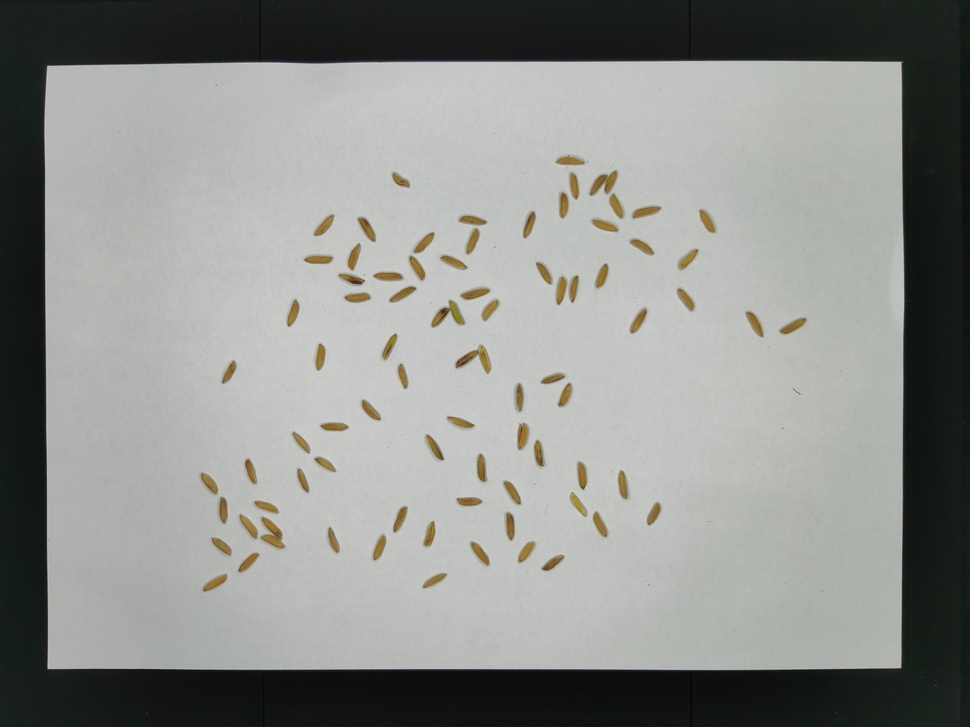
#> input picture interface/Pictures/IMG_20211102_095452.jpg, 970 x 727 px, shrunk from 3648 x 2736 before the run; its folder holds only this picture in this run
$ python -i grainTypeParameter.py   (imports and definitions only)
#> lines starting #> are read from the running program, lines starting #| are printed output that depends on the picture; after the words box and inside, x2 and y2 are one past the last pixel; in counts of white or black regions, pixels touching at a corner belong together
### interface/IP_Functions/grainSegmentation_1.py
# -*- coding: utf-8 -*-
import argparse
import cv2
import numpy as np
from sklearn.cluster import KMeans
from scipy.ndimage import correlate


def grainSegmentation(f_path):
#> called with f_path = '../Pictures/IMG_20211102_095452.jpg'
    global grain_bw

    # 一、Segmentation of grains based on k-means clustering algorithm

    # Read the image, supporting common formats like bmp, jpg, png, tiff, etc.
    I = cv2.imread(f_path)
#> I is the input picture: shape (727, 970, 3); mean B, G, R 139.8, 143.6, 141.7
    I = cv2.cvtColor(I, cv2.COLOR_BGR2RGB)

    I = np.double(I)
    I_gray = I[:, :, 0]
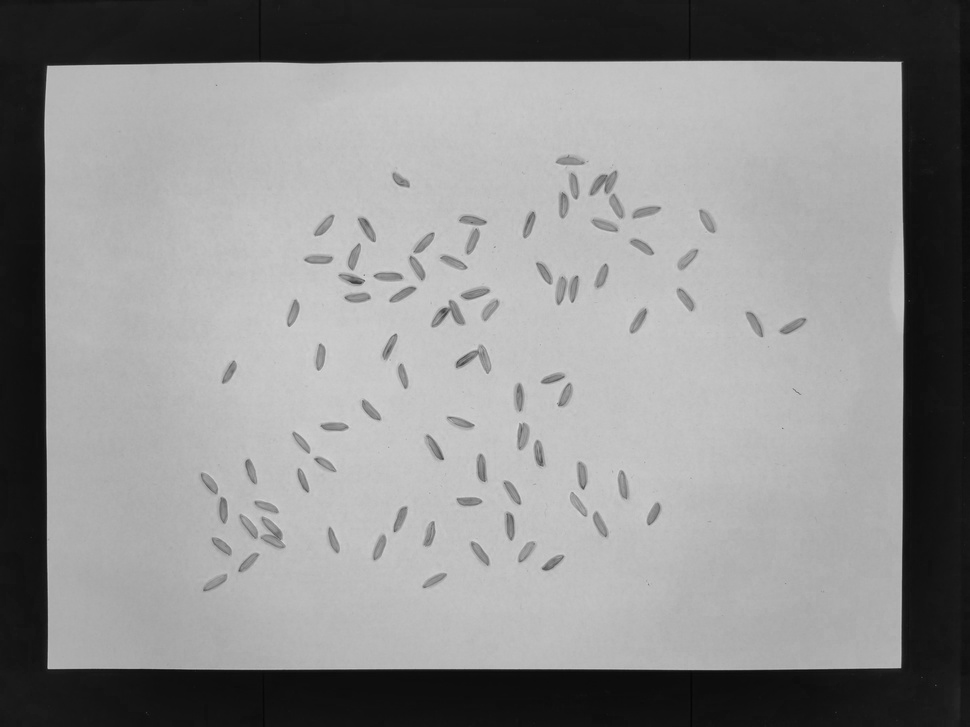
#> I_gray: shape (727, 970) float64; min 4, max 214, mean 141.7
    size1 = I.shape
#> size1 = (727, 970, 3)
    I_column = np.reshape(I, (size1[0] * size1[1], 3))

    thr1 = 60
    thr2 = 60
    I1 = I_column[:, 0] - I_column[:, 2]
    I1[I1 >= thr1] = 30
    I2 = I_column[:, 1] - I_column[:, 2]
    I2[I2 >= thr2] = 30
    I4 = np.sum(I_column, axis=1)
    I1 = np.column_stack((I1, I2))
#> I1 = 705190 pairs, first value -13 to 59, second value -14 to 59
    np.set_printoptions(threshold=np.inf)

    matrix1 = np.array([[40, 40], [0, 0]])
    kmeans = KMeans(n_clusters=2, init=matrix1)
    kmeans.fit(I1)
    idx = kmeans.labels_
    idx = idx.astype(int) - 1
    temp1 = np.nanmean(I4[idx == 0])
#> temp1 = 427.2
    temp2 = np.mean(I4[idx == 1])
#> temp2 = nan
    if temp1 > temp2:
        idx = ~idx
    idx_reshape = np.reshape(idx, (size1[0], size1[1]))
    idx_reshape = np.uint8(idx_reshape)

    # 二、Fine segmentation of grains based on Gaussian filtering

    # 1. Remove smaller connected components
    I1 = idx_reshape
    num, labels, stats, _ = cv2.connectedComponentsWithStats(I1.astype(np.uint8), 4)
#> num = 81

    for i in range(1, num):
        if stats[i, cv2.CC_STAT_AREA] < 80:
            labels[labels == i] = 0
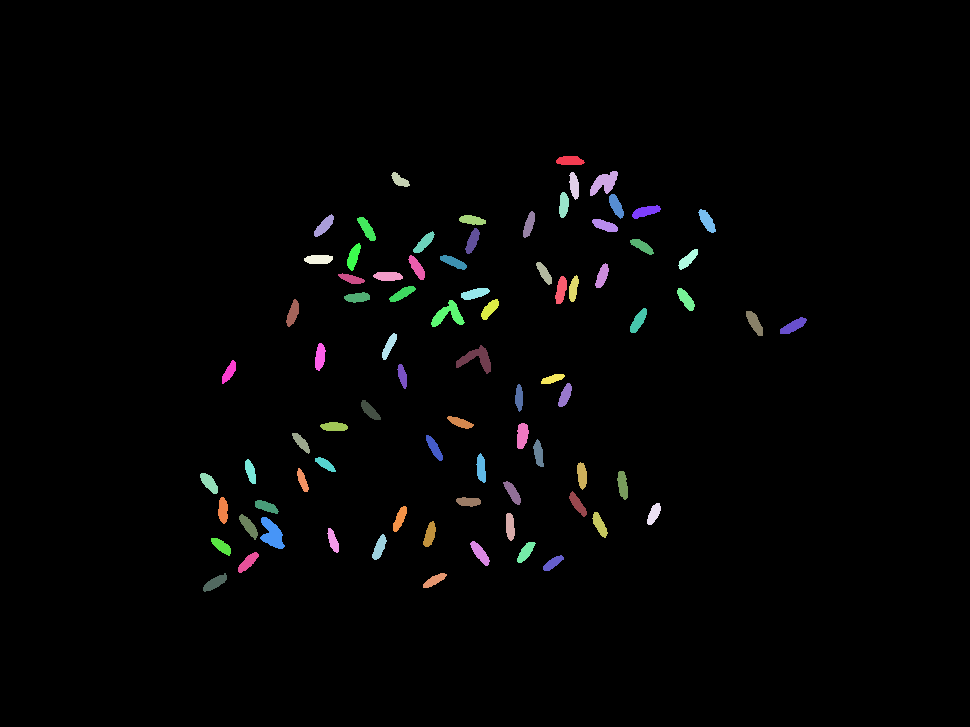
#> labels: shape (727, 970) int32; 81 distinct labels, from 0 to 80; one colour per label, 0 black

    I1 = labels.astype(bool)
    I1 = I1.astype(np.uint8)

    # 2. Fill holes in contours
    contours, _ = cv2.findContours(I1, cv2.RETR_EXTERNAL, cv2.CHAIN_APPROX_SIMPLE)
#> I1: shape (727, 970); values 0 (black) and 1 (white), 2.4% white; 80 white regions, largest, box (x1, y1, x2, y2) and area: (260, 517, 285, 549) 456, (456, 345, 491, 374) 421, (431, 300, 465, 327) 403
    for contour in contours:
        cv2.drawContours(I1, [contour], 0, 255, cv2.FILLED)
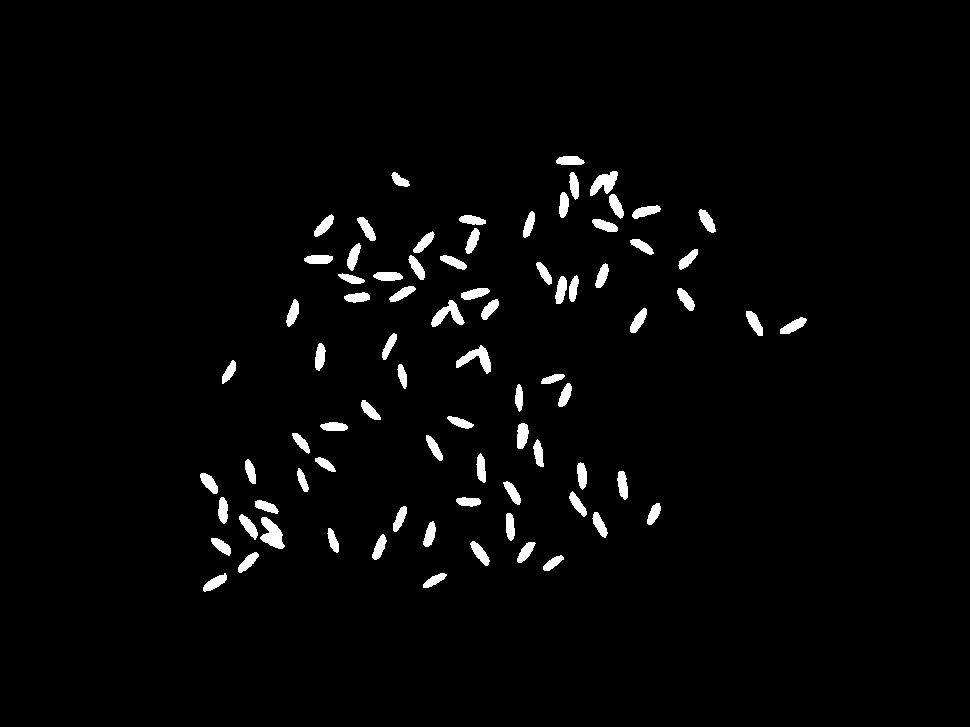
#> I1: shape (727, 970); 2.4% white; 80 white regions

    I1 = I1.astype(np.uint8)

    # 3. Label connected components
    numObjects, labeled = cv2.connectedComponents(I1, connectivity=4)
#> numObjects = 81
    numObjects = np.max(labeled)
#> numObjects = 80

    # 4. Shrink each connected region of grains
    each_grain_area_histogram = np.zeros((numObjects, 256))
    for i in range(size1[0]):
        for j in range(size1[1]):
            temp = labeled[i, j]
            if temp != 0:
                temp1 = I_gray[i, j]
                each_grain_area_histogram[temp - 1, int(temp1)] = each_grain_area_histogram[temp - 1, int(temp1)] + 1
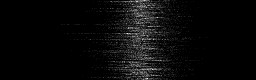
#> each_grain_area_histogram: shape (80, 256) float64; min 0, max 22, mean 0.8; drawn with min black and max white

    each_grain_area_histogram_inflection_position = np.zeros((numObjects, 1))
#> each_grain_area_histogram_inflection_position = 80 values from 0 to 0

    x = np.arange(1, 257)
    d = 5
    initial1 = 150

    # Smoothing histograms with Gaussian filtering and polynomial fitting
    for i in range(numObjects):
        h = np.multiply(cv2.getGaussianKernel(1, 7.5), (cv2.getGaussianKernel(100, 7.5)).T).flatten()
        arr_2d = np.zeros((100, 100))
        arr_2d[:h.size] = h.reshape((h.size, 1))
        each_grain_area_histogram[i, :] = correlate(each_grain_area_histogram[i, :].astype(np.float64), h, mode='reflect')

        y = each_grain_area_histogram[i, :].astype(np.double)
        r = np.polyfit(x, y, d)

        yvals = np.polyval(r, range(initial1, 256))
        indx1 = np.argmax(yvals)
        indx1 = indx1 + initial1 - 2
        for k in reversed(list(range(2, indx1 + 1))):
            temp1 = r[0] * k**5 + r[1] * k**4 + r[2] * k**3 + r[3] * k**2 + r[4] * k + r[5]
            temp2 = r[0] * (k - 1)**5 + r[1] * (k - 1)**4 + r[2] * (k - 1)**3 + r[3] * (k - 1)**2 + r[4] * (k - 1) + r[5]
            temp3 = r[0] * (k + 1)**5 + r[1] * (k + 1)**4 + r[2] * (k + 1)**3 + r[3] * (k + 1)**2 + r[4] * (k + 1) + r[5]
            if temp1 <= temp2 and temp1 <= temp3:
                break

        each_grain_area_histogram_inflection_position[i, 0] = k
#> this loop made 80 passes
#> (r, indx1) on passes 1 to 10: ([4.33e-10, -2.45e-07, 4.54e-05, -0.00301, 0.0607, -0.18], 151), ([2.99e-10, -1.25e-07, 8.6e-06, 0.00149, -0.122, 1.39], 148), ([1.86e-10, -9.5e-08, 1.4e-05, -0.000425, -0.0141, 0.293], 148), ([3.84e-10, -2.17e-07, 3.97e-05, -0.00258, 0.0499, -0.126], 150), ([2.54e-10, -1.3e-07, 1.94e-05, -0.000636, -0.0164, 0.373], 148), ([4.57e-10, -2.62e-07, 4.92e-05, -0.00338, 0.0739, -0.284], 151), ([3.93e-10, -2.15e-07, 3.69e-05, -0.00206, 0.0236, 0.133], 148), ([5.19e-10, -3.02e-07, 5.84e-05, -0.00423, 0.102, -0.497], 153), ([1.22e-10, -4.58e-08, 8.09e-07, 0.00102, -0.0677, 0.715], 148), ([4.02e-10, -2.26e-07, 4.13e-05, -0.00265, 0.0501, -0.113], 150)
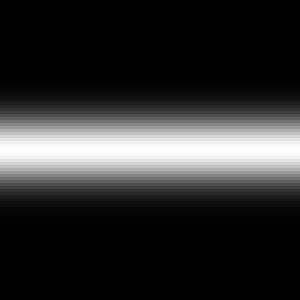
#> arr_2d: shape (100, 100) float64 (shown 3 times larger); min 1.85e-11, max 0.0532, mean 0.01; drawn with min black and max white
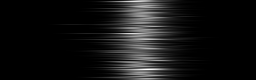
#> each_grain_area_histogram: shape (80, 256) float64; min 0, max 10.55, mean 0.835; drawn with min black and max white
#> after the loop, each_grain_area_histogram_inflection_position = 80 values, max 70 at index 60, min 26 at index 24, mean 47.15

    # 5. Remove shadow parts
    for i in range(size1[0]):
        for j in range(size1[1]):
            temp = labeled[i, j]
            if temp != 0:
                if each_grain_area_histogram_inflection_position[temp - 1, 0] != 0 \
                        and I_gray[i, j] < each_grain_area_histogram_inflection_position[temp - 1, 0]:
                    I1[i, j] = 0
                    labeled[i, j] = 0
#> labeled: shape (727, 970) int32; 81 distinct labels, from 0 to 80

    # 6. Remove smaller connected components again
    num, labels, stats, _ = cv2.connectedComponentsWithStats(I1.astype(np.uint8), 4)

    for i in range(1, num):
        if stats[i, cv2.CC_STAT_AREA] < 80:
            labels[labels == i] = 0

    grain_bw = labels.astype(bool)

    return grain_bw

### interface/IP_Functions/getOptimalSingleGrainArea_1.py
# -*- coding: utf-8 -*-
from skimage.measure import label, regionprops
import numpy as np
import cv2
from interface.IP_Functions import grainSegmentation_1

def getOptimalSingleGrainArea(filePath):
    global one_grain_area
    global each_grain_area

    # I. Input Data Preparation

    # 1. [labeled, numObjects] = bwlabel(grain_bw, 4)
    grain_bw = grainSegmentation_1.grainSegmentation(filePath)
    grain_bw = np.uint8(grain_bw)  # Convert image data type to uint8

    numObjects, labeled = cv2.connectedComponents(grain_bw, connectivity=4)
#> numObjects = 81

    # Get the maximum number of connected components
    numObjects = np.max(labeled)
#> numObjects = 80

    # 2. regionprops and cell2mat corresponding function: each_grain_area results are not quite right
    l = label(labeled)  # Get the labeled image
    each_grain_area = regionprops(l)
#> l: shape (727, 970) int64; 81 distinct labels, from 0 to 80
    each_grain_area = np.array([prop.area for prop in each_grain_area])

    # 3. sort_each_grain_area and indx
    sort_each_grain_area = np.sort(each_grain_area)
#> sort_each_grain_area = 80 values from 152 to 456
    indx = np.argsort(each_grain_area)
    smooth_sort_each_grain_area = sort_each_grain_area
#> smooth_sort_each_grain_area = 80 values from 152 to 456

    # 4. sort_each_grain_area_grad2
    sort_each_grain_area_grad = np.gradient(smooth_sort_each_grain_area, 1)
    sort_each_grain_area_grad2 = np.gradient(sort_each_grain_area_grad, 1)

    # II. Calculate the Optimal Single Grain Area

    numObjects = len(sort_each_grain_area_grad2)
    start0 = 0
    end0 = 0

    for i in range(1, numObjects - 1):
        if sort_each_grain_area_grad2[i - 1] < 0 and sort_each_grain_area_grad2[i + 1] > 0:
            start0 = i
            break

    for i in range(start0, numObjects - 1):
        temp = (sort_each_grain_area[i + 3] - sort_each_grain_area[i]) / sort_each_grain_area[i]
        if temp > 0.2:
            end0 = i
            break

    if end0 == 0:
        end0 = numObjects

    # III. Determine the Optimal Single Grain Area

    min_error = 1000000

    for i in range(start0, end0 + 1):
        total_error = 0
        total_number = 0
        for j in range(start0, end0 + 1):
            temp1 = int(sort_each_grain_area[j] / sort_each_grain_area[i])
            temp3 = sort_each_grain_area[j] / sort_each_grain_area[i]
            if temp1 == 0 or temp1 == 1:
                total_error += abs(1 - temp3)
                total_number += 1

        total_error /= total_number
        if total_error < min_error:
            min_error = total_error
            one_grain_area = sort_each_grain_area[i]
            opt_grain_index = indx[i]

    numObjects = len(each_grain_area)
    threshold2 = 0.5
    threshold1 = 0.5
    contain = np.zeros((numObjects, 2))

    for i in range(numObjects):
        temp1 = int((each_grain_area[i] / one_grain_area))
        temp2 = each_grain_area[i] / one_grain_area - temp1
        contain[i, 0] = i + 1

        if temp1 == 0 and temp2 > threshold2:
            contain[i, 1] = 1
        elif temp1 > 0 and temp2 > threshold1:
            contain[i, 1] = temp1 + 1
        elif temp1 > 0 and temp2 < threshold1:
            contain[i, 1] = temp1

    totalNum = np.sum(contain[:, 1])
    return grain_bw, labeled, opt_grain_index, numObjects, each_grain_area, one_grain_area, totalNum

### interface/IP_Functions/grainTypeParameter.py
# -*- coding: utf-8 -*-
import numpy as np
from skimage.measure import label, regionprops
from interface.IP_Functions import getOptimalSingleGrainArea_1
import cv2


def grainTypeParameter(filePath):
    # 一、Elliptical fitting to separate adherent grains
    global bw_s1, touchedBW, opt_perimeter, one_grain_area

    grain_bw1, labeled, opt_grain_index, numObjects, each_grain_area, one_grain_area, totalNum = getOptimalSingleGrainArea_1.getOptimalSingleGrainArea(filePath)

    image_part = np.uint8(labeled == (opt_grain_index + 1))

    image_part = label(image_part)  # Get the labeled image
    girth = regionprops(image_part)
#> image_part: shape (727, 970) int64; values 0 (black) and 1 (white), 0.03% white; 1 white region, box (x1, y1, x2, y2) and area: (389, 286, 416, 302) 209
    girth = np.array([prop.perimeter for prop in girth])
    opt_perimeter = girth[0]  # Optimal perimeter of a single grain

    bw_s1 = grain_bw1.copy()
    touchedBW = grain_bw1.copy()

    for i in range(numObjects):
        if 0.5 * one_grain_area < each_grain_area[i] < 1.4 * one_grain_area:
            touchedBW[labeled == (i + 1)] = 0  # Remove single grain from binary image
#> touchedBW: shape (727, 970); values 0 (black) and 1 (white), 0.24% white; 4 white regions

    common_part = np.logical_and(bw_s1, touchedBW).astype(np.int64)
    bw_s1 = bw_s1 - common_part

    # touchedBW = imfill(touchedBW, 'holes');
    touchedBW = touchedBW.astype(np.uint8)
    contours, _ = cv2.findContours(touchedBW, cv2.RETR_EXTERNAL, cv2.CHAIN_APPROX_SIMPLE)
    for contour in contours:
        cv2.drawContours(touchedBW, [contour], 0, 255, cv2.FILLED)
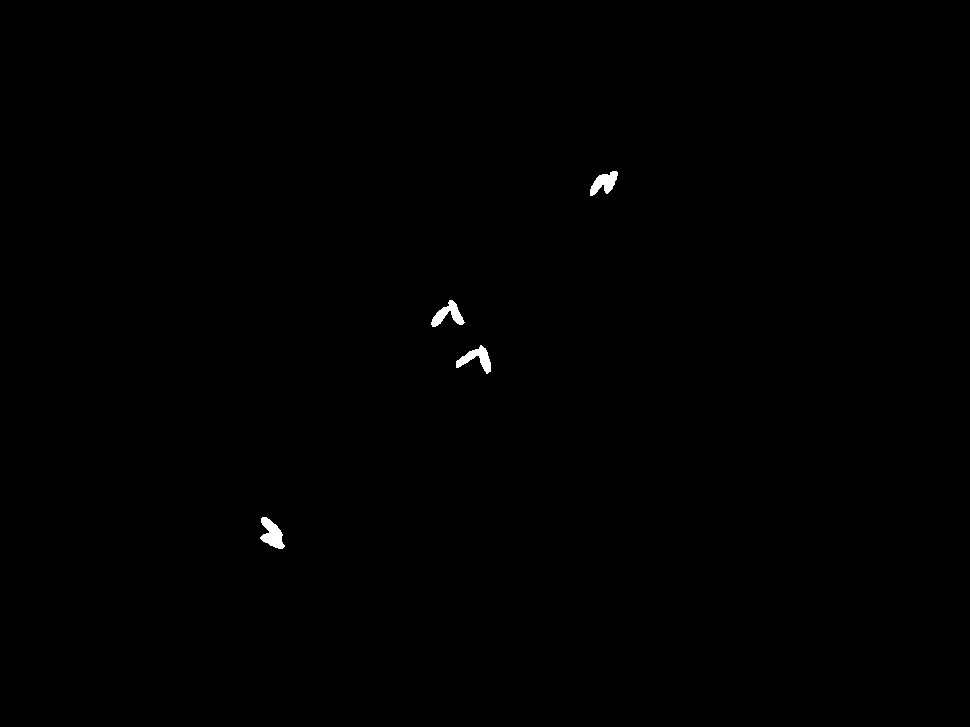
#> touchedBW: shape (727, 970); 0.24% white; 4 white regions, box (x1, y1, x2, y2) and area: (260, 517, 285, 549) 456, (456, 345, 491, 374) 421, (431, 300, 465, 327) 403, (590, 171, 618, 196) 391

    se = cv2.getStructuringElement(cv2.MORPH_ELLIPSE, (5, 5))
    touchedBW = cv2.morphologyEx(touchedBW, cv2.MORPH_OPEN, se)

    touchedBW[touchedBW == 255] = 1

    numObjects1, labeled1 = cv2.connectedComponents(touchedBW, connectivity=4)
#> touchedBW: shape (727, 970); values 0 (black) and 1 (white), 0.23% white; 4 white regions, box (x1, y1, x2, y2) and area: (261, 517, 284, 549) 445, (456, 346, 491, 373) 410, (431, 300, 464, 327) 393, (590, 171, 618, 196) 382
    numObjects1 = np.max(labeled1)  # Get the maximum number of connected components

    image = touchedBW.copy()  # Contains only adherent grains
    I6 = np.zeros(image.shape)  # Used to accumulate separately segmented grain images
    s_labeled = np.zeros(image.shape)  # Used to label separately segmented grain images
    flag = 1  # Control whether the while loop terminates or not

    return labeled, one_grain_area, totalNum, grain_bw1

>>> result = grainTypeParameter('../Pictures/IMG_20211102_095452.jpg')
